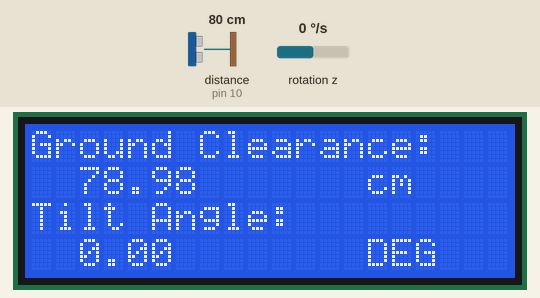
This sketch was run on a simulated Arduino Uno, built with avr-gcc and run on an emulated ATmega328P. Parts: 20×4 character LCD. Wiring (inferred from the names in the program): ultrasonic range finder: trigger pin 9; echo pin 10. Inputs (shaded band) come from the test bench; at power-on: distance to the obstacle (sensor on pin 10) 80 cm, rotation z 0 °/s. The echo pulse lasts 58.3 µs per cm; what the sketch prints to the serial monitor is not drawn.

Above: at 1.3 s.
1.4 s: distance to the obstacle (sensor on pin 10) set to 2 cm
At 2.4 s:
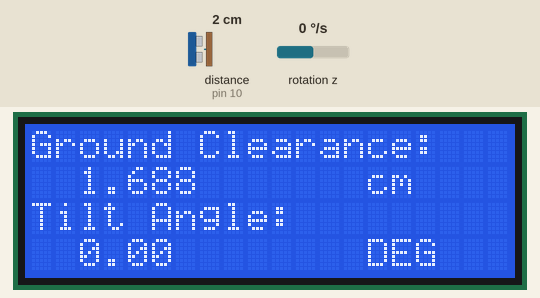
4.1 s: rotation z set to -192 °/s
At 4.6 s:
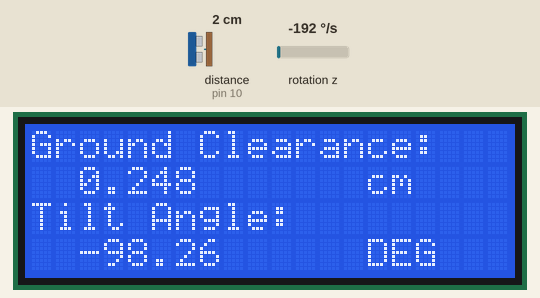
5.7 s: distance to the obstacle (sensor on pin 10) set to 4 cm
At 6.1 s:
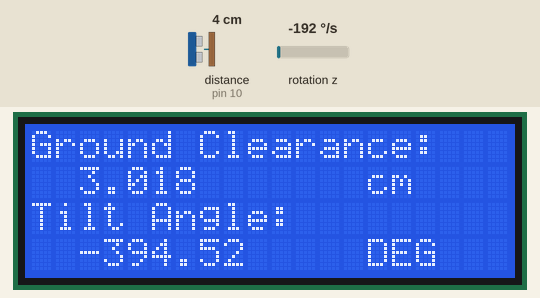
7.2 s: rotation z set to -100 °/s
At 7.7 s:
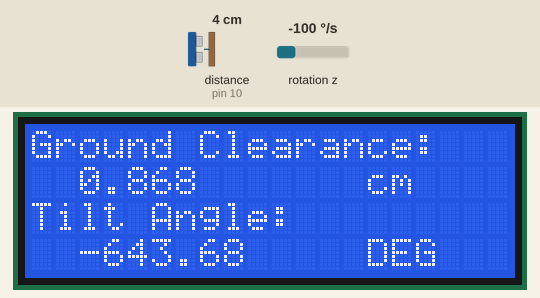
8.8 s: distance to the obstacle (sensor on pin 10) set to 9 cm
At 9.2 s:
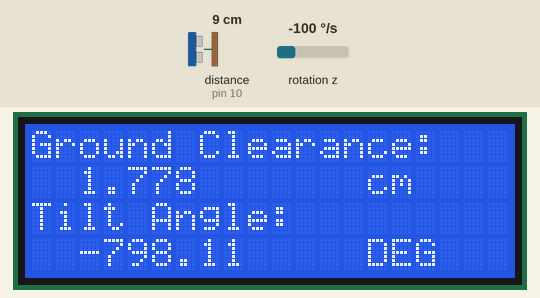
10.3 s: rotation z set to 100 °/s
At 10.8 s:
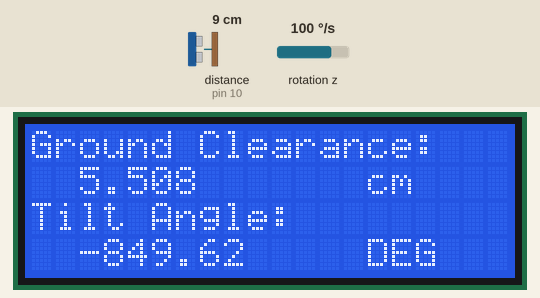
Timing chart, 0 to 12.9 s (numbered marks = the images above; inputs shaded):
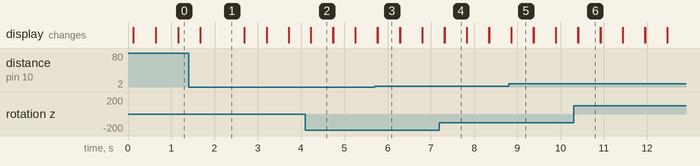

Measured:
- after the input at 1.4 s, the display: changes after 0.27 s (image 1)
- after the input at 4.1 s, the display: first changes after 0.12 s (image 2 shows a later state)
- what the display in image 2 shows lasts 0.5 s, from 4.2 s to 4.7 s

The sketch:

codereal.ino
```cpp
#include <Wire.h>
#include <I2Cdev.h>
#include <MPU6050.h>
#include <LiquidCrystal_I2C.h>
#include <math.h>

float GRC;
float distance;
float gyroDegree;
bool isFirstLoopComplete;
float previousTime;
const int trigPin = 9;
const int echoPin = 10;
long duration;

#define GYRO_Z_OFFSET 16


MPU6050 gyroAccelTemp;
LiquidCrystal_I2C lcd(0x27,20,4);

void setup() {
  // put your setup code here, to run once:
  lcd.init();
  lcd.backlight();
  lcd.setCursor(0,0);
  lcd.print("Ground Clearance:");
  lcd.setCursor(14,1);
  lcd.print("cm");
  lcd.setCursor(0,2);
  lcd.print("Tilt Angle:");
  lcd.setCursor(14,3);
  lcd.print("DEG");
  pinMode(trigPin, OUTPUT);
  pinMode(echoPin, INPUT);
  Serial.begin(115200);

  Wire.begin();
  Serial.println("Initializing I2C devices...");
  gyroAccelTemp.initialize();

  Serial.println("Testing device connections...");
  Serial.println(gyroAccelTemp.testConnection() ? "MPU6050 connection successful" : "MPU6050 connection failed");
  gyroAccelTemp.CalibrateGyro();
  Serial.println("Calibration complete");
  gyroAccelTemp.setZGyroOffset(GYRO_Z_OFFSET);

  gyroAccelTemp.CalibrateGyro(6);
  Serial.println("Fine Tuning Complete");
  isFirstLoopComplete = false;
}

void loop() {
  // put your main code here, to run repeatedly:
  float gyroZ = gyroAccelTemp.getRotationZ() / 131.0;
  if (isFirstLoopComplete) {
      float timeForOneLoop = micros() - previousTime;

      gyroDegree += gyroZ * timeForOneLoop / 1000000.0;
    }

  previousTime = micros();

  if (!isFirstLoopComplete) {
      isFirstLoopComplete = true;
  }
  Serial.println(gyroDegree);
  lcd.setCursor(2,3);
  lcd.print(gyroDegree);

  digitalWrite(trigPin, LOW);
  delayMicroseconds(2);
  digitalWrite(trigPin, HIGH);
  delayMicroseconds(10);
  digitalWrite(trigPin, LOW);
  duration = pulseIn(echoPin, HIGH);
  distance = duration * 0.034 / 2;

  Serial.println(distance);
  GRC = (cos(gyroDegree*(PI/180)))*distance;
  if (GRC<0) {
    GRC = -1*GRC;
  }
  Serial.println(GRC);
  lcd.setCursor(2,1);
  lcd.print(GRC);

  delay(500);
}
```
